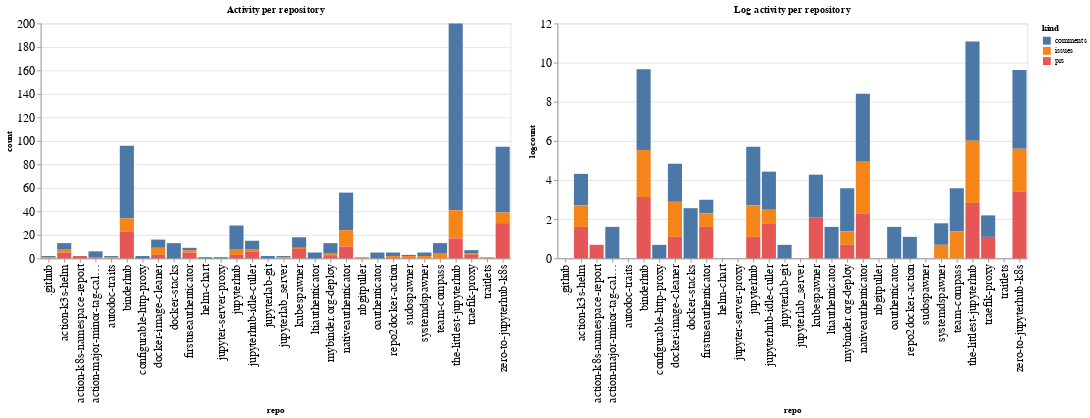

The code cell stored with this chart in its notebook:
### Code cell
ch1 = alt.Chart(repo_summaries, width=600, title="Activity per repository").mark_bar().encode(
    x='repo',
    y='count',
    color='kind',
    tooltip="kind"
)

ch2 = alt.Chart(repo_summaries, width=600, title="Log activity per repository").mark_bar().encode(
    x='repo',
    y='logcount',
    color='kind',
    tooltip="kind"
)

ch1 | ch2

### Figure 1 — Vega-Lite specification as saved in the notebook (floating-point values rounded to 4 significant figures)
{"config": {"axisLeft": {"labelFontSize": 15}, "axisBottom": {"labelFontSize": 15}}, "hconcat": [{"mark": "bar", "encoding": {"color": {"type": "nominal", "field": "kind"}, "tooltip": {"type": "nominal", "field": "kind"}, "x": {"type": "nominal", "field": "repo"}, "y": {"type": "quantitative", "field": "count"}}, "title": "Activity per repository", "width": 600}, {"mark": "bar", "encoding": {"color": {"type": "nominal", "field": "kind"}, "tooltip": {"type": "nominal", "field": "kind"}, "x": {"type": "nominal", "field": "repo"}, "y": {"type": "quantitative", "field": "logcount"}}, "title": "Log activity per repository", "width": 600}], "data": {"name": "data-42668c2df7e514d1ade2d5b17951cfe1"}, "$schema": "https://vega.github.io/schema/vega-lite/v4.8.1.json", "datasets": {"data-42668c2df7e514d1ade2d5b17951cfe1": [{"repo": ".github", "kind": "comments", "count": 1, "logcount": 0.0}, {"repo": ".github", "kind": "issues", "count": 1, "logcount": 0.0}, {"repo": "action-k3s-helm", "kind": "comments", "count": 5, "logcount": 1.609}, {"repo": "action-k3s-helm", "kind": "issues", "count": 3, "logcount": 1.099}, {"repo": "action-k3s-helm", "kind": "prs", "count": 5, "logcount": 1.609}, {"repo": "action-k8s-namespace-report", "kind": "prs", "count": 2, "logcount": 0.6931}, {"repo": "action-major-minor-tag-calculator", "kind": "comments", "count": 5, "logcount": 1.609}, {"repo": "action-major-minor-tag-calculator", "kind": "prs", "count": 1, "logcount": 0.0}, {"repo": "autodoc-traits", "kind": "comments", "count": 1, "logcount": 0.0}, {"repo": "autodoc-traits", "kind": "issues", "count": 1, "logcount": 0.0}, {"repo": "binderhub", "kind": "comments", "count": 62, "logcount": 4.127}, {"repo": "binderhub", "kind": "issues", "count": 11, "logcount": 2.398}, {"repo": "binderhub", "kind": "prs", "count": 23, "logcount": 3.135}, {"repo": "configurable-http-proxy", "kind": "comments", "count": 2, "logcount": 0.6931}, {"repo": "docker-image-cleaner", "kind": "comments", "count": 7, "logcount": 1.946}, {"repo": "docker-image-cleaner", "kind": "issues", "count": 6, "logcount": 1.792}, {"repo": "docker-image-cleaner", "kind": "prs", "count": 3, "logcount": 1.099}, {"repo": "docker-stacks", "kind": "comments", "count": 13, "logcount": 2.565}, {"repo": "firstuseauthenticator", "kind": "comments", "count": 2, "logcount": 0.6931}, {"repo": "firstuseauthenticator", "kind": "issues", "count": 2, "logcount": 0.6931}, {"repo": "firstuseauthenticator", "kind": "prs", "count": 5, "logcount": 1.609}, {"repo": "helm-chart", "kind": "comments", "count": 1, "logcount": 0.0}, {"repo": "jupyter-server-proxy", "kind": "comments", "count": 1, "logcount": 0.0}, {"repo": "jupyterhub", "kind": "comments", "count": 20, "logcount": 2.996}, {"repo": "jupyterhub", "kind": "issues", "count": 5, "logcount": 1.609}, {"repo": "jupyterhub", "kind": "prs", "count": 3, "logcount": 1.099}, {"repo": "jupyterhub-idle-culler", "kind": "comments", "count": 7, "logcount": 1.946}, {"repo": "jupyterhub-idle-culler", "kind": "issues", "count": 2, "logcount": 0.6931}, {"repo": "jupyterhub-idle-culler", "kind": "prs", "count": 6, "logcount": 1.792}, {"repo": "jupyterlab-git", "kind": "comments", "count": 2, "logcount": 0.6931}, {"repo": "jupyterlab_server", "kind": "comments", "count": 1, "logcount": 0.0}, {"repo": "jupyterlab_server", "kind": "issues", "count": 1, "logcount": 0.0}, {"repo": "kubespawner", "kind": "comments", "count": 9, "logcount": 2.197}, {"repo": "kubespawner", "kind": "issues", "count": 1, "logcount": 0.0}, {"repo": "kubespawner", "kind": "prs", "count": 8, "logcount": 2.079}, {"repo": "ltiauthenticator", "kind": "comments", "count": 5, "logcount": 1.609}, {"repo": "mybinder.org-deploy", "kind": "comments", "count": 9, "logcount": 2.197}, {"repo": "mybinder.org-deploy", "kind": "issues", "count": 2, "logcount": 0.6931}, {"repo": "mybinder.org-deploy", "kind": "prs", "count": 2, "logcount": 0.6931}, {"repo": "nativeauthenticator", "kind": "comments", "count": 32, "logcount": 3.466}, {"repo": "nativeauthenticator", "kind": "issues", "count": 14, "logcount": 2.639}, {"repo": "nativeauthenticator", "kind": "prs", "count": 10, "logcount": 2.303}, {"repo": "nbgitpuller", "kind": "issues", "count": 1, "logcount": 0.0}, {"repo": "oauthenticator", "kind": "comments", "count": 5, "logcount": 1.609}, {"repo": "repo2docker-action", "kind": "comments", "count": 3, "logcount": 1.099}, {"repo": "repo2docker-action", "kind": "issues", "count": 1, "logcount": 0.0}, {"repo": "repo2docker-action", "kind": "prs", "count": 1, "logcount": 0.0}, {"repo": "sudospawner", "kind": "comments", "count": 1, "logcount": 0.0}, {"repo": "sudospawner", "kind": "issues", "count": 1, "logcount": 0.0}, {"repo": "sudospawner", "kind": "prs", "count": 1, "logcount": 0.0}, {"repo": "systemdspawner", "kind": "comments", "count": 3, "logcount": 1.099}, {"repo": "systemdspawner", "kind": "issues", "count": 2, "logcount": 0.6931}, {"repo": "team-compass", "kind": "comments", "count": 9, "logcount": 2.197}, {"repo": "team-compass", "kind": "issues", "count": 4, "logcount": 1.386}, {"repo": "the-littlest-jupyterhub", "kind": "comments", "count": 159, "logcount": 5.069}, {"repo": "the-littlest-jupyterhub", "kind": "issues", "count": 24, "logcount": 3.178}, {"repo": "the-littlest-jupyterhub", "kind": "prs", "count": 17, "logcount": 2.833}, {"repo": "traefik-proxy", "kind": "comments", "count": 3, "logcount": 1.099}, {"repo": "traefik-proxy", "kind": "issues", "count": 1, "logcount": 0.0}, {"repo": "traefik-proxy", "kind": "prs", "count": 3, "logcount": 1.099}, {"repo": "traitlets", "kind": "issues", "count": 1, "logcount": 0.0}, {"repo": "zero-to-jupyterhub-k8s", "kind": "comments", "count": 56, "logcount": 4.025}, {"repo": "zero-to-jupyterhub-k8s", "kind": "issues", "count": 9, "logcount": 2.197}, {"repo": "zero-to-jupyterhub-k8s", "kind": "prs", "count": 30, "logcount": 3.401}]}}
